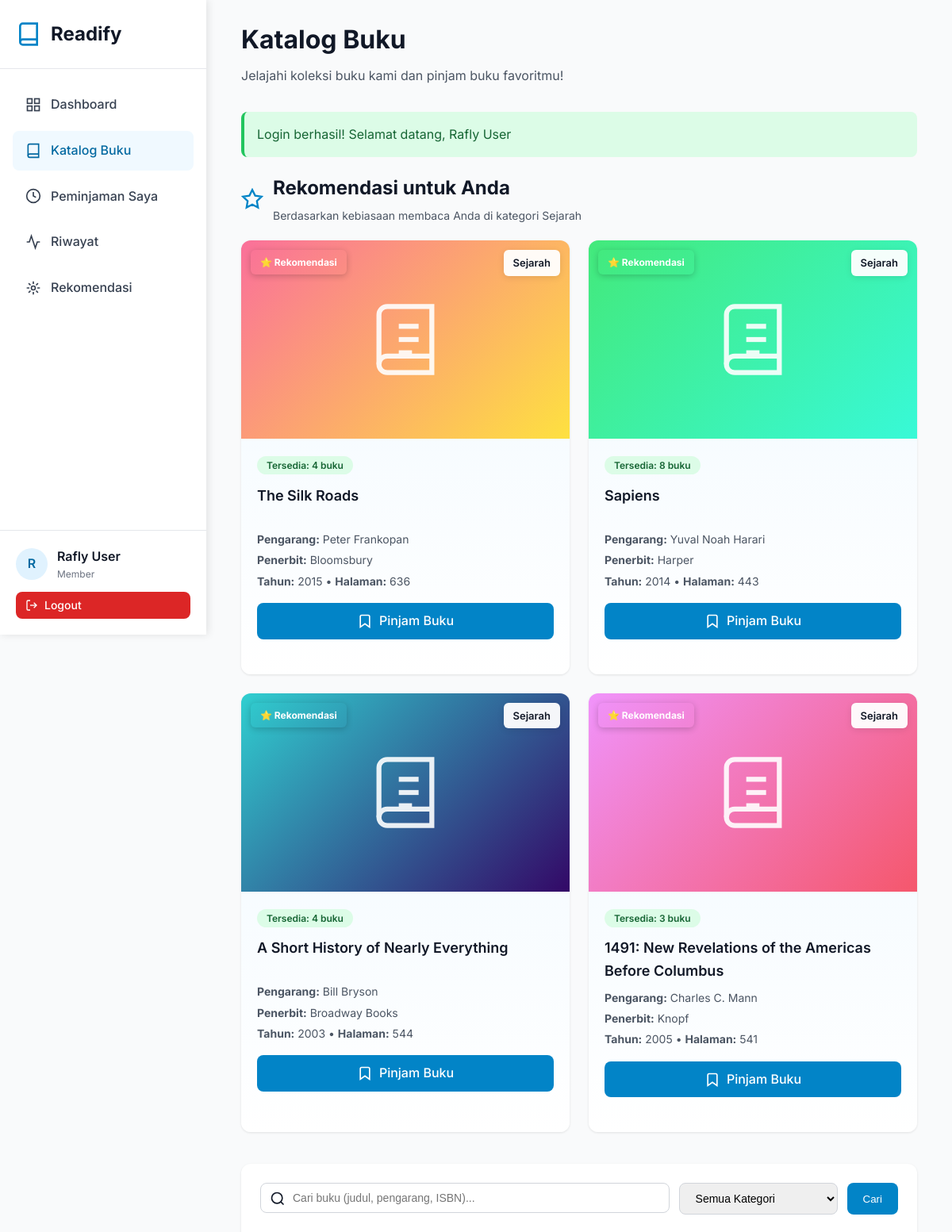
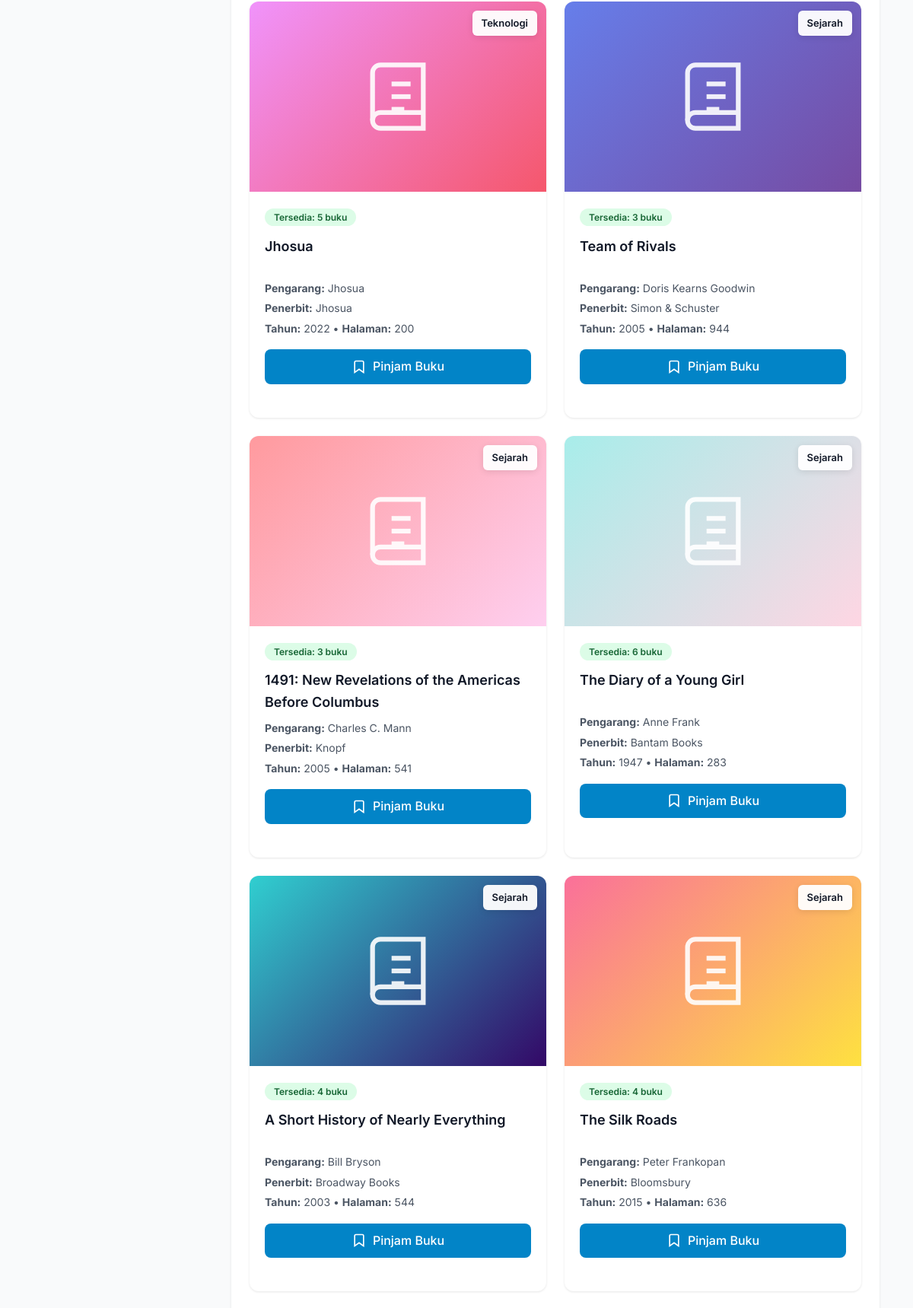
The page /pages/member/books.php (signed in, upper part) on the database its author committed (2 pictures, top to bottom).
### tables this page shows
CREATE TABLE `users` (
  `id` int NOT NULL AUTO_INCREMENT,
  `name` varchar(100) NOT NULL,
  `email` varchar(100) NOT NULL,
  `phone` varchar(20) DEFAULT NULL,
  `password` varchar(255) NOT NULL,
  `role` enum('admin','staff','member') DEFAULT 'member',
  `created_at` timestamp NULL DEFAULT CURRENT_TIMESTAMP,
  `updated_at` timestamp NULL DEFAULT CURRENT_TIMESTAMP ON UPDATE CURRENT_TIMESTAMP,
  PRIMARY KEY (`id`),
  UNIQUE KEY `email` (`email`)
);

CREATE TABLE `books` (
  `id` int NOT NULL AUTO_INCREMENT,
  `isbn` varchar(20) NOT NULL,
  `title` varchar(255) NOT NULL,
  `author` varchar(100) NOT NULL,
  `publisher` varchar(100) DEFAULT NULL,
  `year` year DEFAULT NULL,
  `category_id` int DEFAULT NULL,
  `stock` int DEFAULT '0',
  `pages` int DEFAULT NULL,
  `description` text,
  `cover_image` varchar(255) DEFAULT NULL,
  `created_at` timestamp NULL DEFAULT CURRENT_TIMESTAMP,
  `updated_at` timestamp NULL DEFAULT CURRENT_TIMESTAMP ON UPDATE CURRENT_TIMESTAMP,
  PRIMARY KEY (`id`),
  UNIQUE KEY `isbn` (`isbn`),
  KEY `category_id` (`category_id`),
  KEY `idx_title` (`title`),
  KEY `idx_author` (`author`),
  KEY `idx_isbn` (`isbn`),
  CONSTRAINT `books_ibfk_1` FOREIGN KEY (`category_id`) REFERENCES `categories` (`id`) ON DELETE SET NULL
);

CREATE TABLE `categories` (
  `id` int NOT NULL AUTO_INCREMENT,
  `name` varchar(50) NOT NULL,
  `description` text,
  `created_at` timestamp NULL DEFAULT CURRENT_TIMESTAMP,
  PRIMARY KEY (`id`),
  UNIQUE KEY `name` (`name`)
);

### pages/member/books.php (the view, shortened to what the rows shown need)
<?php
require_once '../../config/config.php';
$user = getCurrentUser();
$db = new Database();
$member = $db->fetchOne("SELECT * FROM members WHERE email = ?", [$user['email']]);
$page = isset($_GET['page']) ? (int)$_GET['page'] : 1;
$offset = ($page - 1) * ITEMS_PER_PAGE;
$params = [];
$whereClause = " WHERE 1=1";
$booksQuery = "
    SELECT b.*, c.name as category_name
    FROM books b
    LEFT JOIN categories c ON b.category_id = c.id
    $whereClause
    ORDER BY b.id DESC
    LIMIT ? OFFSET ?
";
$params[] = ITEMS_PER_PAGE;
$params[] = $offset;
$books = $db->fetchAll($booksQuery, $params);
include_once '../../includes/header.php';
?>
<div class="sidebar">
    <div class="sidebar-logo">
        <h1>Readify</h1>
    </div>
    <div class="sidebar-user">
        <div class="user-info">
            <div class="user-avatar"><?php echo strtoupper(substr($user['name'], 0, 1)); ?></div>
            <div>
                <div class="user-name"><?php echo htmlspecialchars($user['name']); ?></div>
                <div class="user-role">Member</div>
            </div>
        </div>
    </div>
</div>
<div class="main-content">
    <div class="container">
        <h1 class="page-title" style="font-size: 32px; font-weight: 700; margin-bottom: 8px;">Katalog Buku</h1>
        <?php if ($member): ?>
            <?php
            $topCategories = $db->fetchAll("
                SELECT c.id, c.name, COUNT(*) as borrow_count
                FROM loans l
                INNER JOIN books b ON l.book_id = b.id
                INNER JOIN categories c ON b.category_id = c.id
                WHERE l.member_id = ?
                GROUP BY c.id, c.name
                ORDER BY borrow_count DESC
                LIMIT 2
            ", [$member['id']]);
            if (!empty($topCategories)):
                $categoryIds = array_column($topCategories, 'id');
                $placeholders = implode(',', array_fill(0, count($categoryIds), '?'));
                $borrowedIds = $db->fetchAll("
                    SELECT DISTINCT book_id
                    FROM loans
                    WHERE member_id = ?
                ", [$member['id']]);
                $excludeIds = array_column($borrowedIds, 'book_id');
                $excludeIds[] = 0;
                $excludePlaceholders = implode(',', array_fill(0, count($excludeIds), '?'));
                $recommended = $db->fetchAll("
                    SELECT b.*, c.name as category_name
                    FROM books b
                    LEFT JOIN categories c ON b.category_id = c.id
                    WHERE b.category_id IN ($placeholders)
                    AND b.id NOT IN ($excludePlaceholders)
                    AND b.stock > 0
                    ORDER BY RAND()
                    LIMIT 4
                ", array_merge($categoryIds, $excludeIds));
                if (!empty($recommended)):
            ?>
                <div style="margin-bottom: 40px;">
                    <div style="display: flex; align-items: center; gap: 12px; margin-bottom: 20px;">
                        <div>
                            <h2 style="font-size: 24px; font-weight: 700; margin: 0; color: var(--gray-900);">Rekomendasi untuk Anda</h2>
                        </div>
                    </div>
                    <div style="display: grid; grid-template-columns: repeat(auto-fill, minmax(280px, 1fr)); gap: 24px;">
                        <?php foreach ($recommended as $book): ?>
                            <div class="card" style="padding: 0; overflow: hidden; height: 100%; border: 2px solid var(--primary-200); background: linear-gradient(to bottom, var(--primary-50), white);">
                                <?php
                                $colors = [
                                    ['from' => '#667eea', 'to' => '#764ba2'],
                                    ['from' => '#f093fb', 'to' => '#f5576c'],
                                    ['from' => '#4facfe', 'to' => '#00f2fe'],
                                    ['from' => '#43e97b', 'to' => '#38f9d7'],
                                    ['from' => '#fa709a', 'to' => '#fee140'],
                                    ['from' => '#30cfd0', 'to' => '#330867'],
                                ];
                                $colorPair = $colors[$book['id'] % count($colors)];
                                ?>
                                <div style="height: 250px; background: linear-gradient(135deg, <?php echo $colorPair['from']; ?>, <?php echo $colorPair['to']; ?>); position: relative; overflow: hidden; display: flex; align-items: center; justify-content: center;">
                                    <div style="position: absolute; top: 12px; left: 12px; background: var(--warning-500); color: white; padding: 6px 12px; border-radius: 6px; font-size: 12px; font-weight: 700; box-shadow: 0 2px 8px rgba(0,0,0,0.2);">
                                        ⭐ Rekomendasi
                                    </div>
                                    <div style="position: absolute; top: 12px; right: 12px; background: rgba(255,255,255,0.95); padding: 6px 12px; border-radius: 6px; font-size: 13px; font-weight: 600; box-shadow: 0 2px 8px rgba(0,0,0,0.1);">
                                        <?php echo htmlspecialchars($book['category_name'] ?? 'Umum'); ?>
                                    </div>
                                </div>
                                <div style="padding: 20px;">
                                    <div style="margin-bottom: 12px;">
                                        <span class="badge <?php echo $book['stock'] == 0 ? 'badge-danger' : ($book['stock'] <= 2 ? 'badge-warning' : 'badge-success'); ?>">
                                            <?php if($book['stock'] == 0): ?>
                                                Habis
                                            <?php else: ?>
                                                Tersedia: <?php echo $book['stock']; ?> buku
                                            <?php endif; ?>
                                        </span>
                                    </div>
                                    <h3 style="font-size: 18px; font-weight: 600; margin-bottom: 8px; color: var(--gray-900); min-height: 50px;">
                                        <?php echo htmlspecialchars($book['title']); ?>
                                    </h3>
                                    <p style="color: var(--gray-600); font-size: 14px; margin-bottom: 4px;">
                                        <strong>Pengarang:</strong> <?php echo htmlspecialchars($book['author']); ?>
                                    </p>
                                    <p style="color: var(--gray-600); font-size: 14px; margin-bottom: 4px;">
                                        <strong>Penerbit:</strong> <?php echo htmlspecialchars($book['publisher']); ?>
                                    </p>
                                    <p style="color: var(--gray-600); font-size: 14px; margin-bottom: 16px;">
                                        <strong>Tahun:</strong> <?php echo $book['year']; ?> •
                                        <strong>Halaman:</strong> <?php echo $book['pages']; ?>
                                    </p>
                                    <a href="borrow.php?book_id=<?php echo $book['id']; ?>"
                                       class="btn btn-primary"
                                       style="width: 100%; justify-content: center;">
                                        <svg width="20" height="20" viewBox="0 0 24 24" fill="none" stroke="currentColor" stroke-width="2">
                                            <path d="M19 21l-7-5-7 5V5a2 2 0 0 1 2-2h10a2 2 0 0 1 2 2z"></path>
                                        </svg>
                                        Pinjam Buku
                                    </a>
                                </div>
                            </div>
                        <?php endforeach; ?>
                    </div>
                </div>
            <?php
                endif;
            endif;
            ?>
        <?php endif; ?>
        <div class="card">
            <?php if (empty($books)): ?>
                <p style="text-align: center; padding: 60px 20px; color: var(--gray-500);">
                    Tidak ada buku ditemukan
                </p>
            <?php else: ?>
                <div style="display: grid; grid-template-columns: repeat(auto-fill, minmax(280px, 1fr)); gap: 24px;">
                    <?php foreach ($books as $book): ?>
                        <div class="card" style="padding: 0; overflow: hidden; height: 100%;">
                            <?php
                            $colors = [
                                ['from' => '#667eea', 'to' => '#764ba2'],
                                ['from' => '#f093fb', 'to' => '#f5576c'],
                                ['from' => '#4facfe', 'to' => '#00f2fe'],
                                ['from' => '#43e97b', 'to' => '#38f9d7'],
                                ['from' => '#fa709a', 'to' => '#fee140'],
                                ['from' => '#30cfd0', 'to' => '#330867'],
                                ['from' => '#a8edea', 'to' => '#fed6e3'],
                                ['from' => '#ff9a9e', 'to' => '#fecfef']
                            ];
                            $colorPair = $colors[$book['id'] % count($colors)];
                            ?>
                            <div style="height: 250px; background: linear-gradient(135deg, <?php echo $colorPair['from']; ?>, <?php echo $colorPair['to']; ?>); position: relative; overflow: hidden; display: flex; align-items: center; justify-content: center;">
                                <div style="position: absolute; top: 12px; right: 12px; background: rgba(255,255,255,0.95); padding: 6px 12px; border-radius: 6px; font-size: 13px; font-weight: 600; box-shadow: 0 2px 8px rgba(0,0,0,0.1);">
                                    <?php echo htmlspecialchars($book['category_name'] ?? 'Umum'); ?>
                                </div>
                            </div>
                            <div style="padding: 20px;">
                                <div style="margin-bottom: 12px;">
                                    <span class="badge <?php echo $book['stock'] == 0 ? 'badge-danger' : ($book['stock'] <= 2 ? 'badge-warning' : 'badge-success'); ?>">
                                        <?php if($book['stock'] == 0): ?>
                                            Habis
                                        <?php else: ?>
                                            Tersedia: <?php echo $book['stock']; ?> buku
                                        <?php endif; ?>
                                    </span>
                                </div>
                                <h3 style="font-size: 18px; font-weight: 600; margin-bottom: 8px; color: var(--gray-900); min-height: 50px;">
                                    <?php echo htmlspecialchars($book['title']); ?>
                                </h3>
                                <p style="color: var(--gray-600); font-size: 14px; margin-bottom: 4px;">
                                    <strong>Pengarang:</strong> <?php echo htmlspecialchars($book['author']); ?>
                                </p>
                                <p style="color: var(--gray-600); font-size: 14px; margin-bottom: 4px;">
                                    <strong>Penerbit:</strong> <?php echo htmlspecialchars($book['publisher']); ?>
                                </p>
                                <p style="color: var(--gray-600); font-size: 14px; margin-bottom: 16px;">
                                    <strong>Tahun:</strong> <?php echo $book['year']; ?> •
                                    <strong>Halaman:</strong> <?php echo $book['pages']; ?>
                                </p>
                                <?php if ($member): ?>
                                    <a href="borrow.php?book_id=<?php echo $book['id']; ?>"
                                       class="btn btn-primary"
                                       style="width: 100%; justify-content: center;">
                                        <svg width="20" height="20" viewBox="0 0 24 24" fill="none" stroke="currentColor" stroke-width="2">
                                            <path d="M19 21l-7-5-7 5V5a2 2 0 0 1 2-2h10a2 2 0 0 1 2 2z"></path>
                                        </svg>
                                        Pinjam Buku
                                    </a>
                                <?php else: ?>
                                    <button class="btn btn-secondary" style="width: 100%; justify-content: center;" disabled>
                                        Daftar Dulu untuk Pinjam
                                    </button>
                                <?php endif; ?>
                            </div>
                        </div>
                    <?php endforeach; ?>
                </div>
            <?php endif; ?>
        </div>
    </div>
</div>
<?php include_once '../../includes/footer.php'; ?>

### rows shown on the page
users: name "R", name "Rafly User"
books: category.name "Sejarah", stock "4", title "The Silk Roads", author "Peter Frankopan", publisher "Bloomsbury", year "2015", pages "636"
books: category.name "Sejarah", stock "8", title "Sapiens", author "Yuval Noah Harari", publisher "Harper", year "2014", pages "443"
books: category.name "Sejarah", stock "4", title "A Short History of Nearly Everything", author "Bill Bryson", publisher "Broadway Books", year "2003", pages "544"
books: category.name "Sejarah", stock "3", title "1491: New Revelations of the Americas Before Columbus", author "Charles C. Mann", publisher "Knopf", year "2005", pages "541"
books: category.name "Teknologi", stock "5", title "Jhosua", author "Jhosua", publisher "Jhosua", year "2022", pages "200"
books: category.name "Sejarah", stock "3", title "Team of Rivals", author "Doris Kearns Goodwin", publisher "Simon & Schuster", year "2005", pages "944"
books: category.name "Sejarah", stock "6", title "The Diary of a Young Girl", author "Anne Frank", publisher "Bantam Books", year "1947", pages "283"

### other values the page prints
$flash['message'] "Login berhasil! Selamat datang, Rafly User"
implode(' & ', array_column($topCategories, 'name')) "Sejarah"
